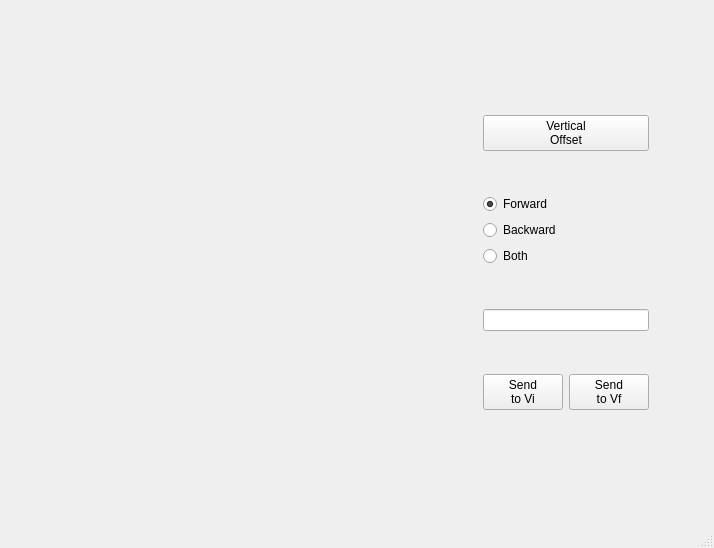
<?xml version="1.0" encoding="UTF-8"?>
<ui version="4.0">
 <class>ForceRampGUI</class>
 <widget class="QMainWindow" name="ForceRampGUI">
  <property name="geometry">
   <rect>
    <x>0</x>
    <y>0</y>
    <width>714</width>
    <height>548</height>
   </rect>
  </property>
  <property name="windowTitle">
   <string>Get Parameters from Force Ramp</string>
  </property>
  <widget class="QWidget" name="centralwidget">
   <layout class="QGridLayout" name="gridLayout">
    <item row="0" column="1">
     <spacer name="verticalSpacer">
      <property name="orientation">
       <enum>Qt::Vertical</enum>
      </property>
      <property name="sizeHint" stdset="0">
       <size>
        <width>20</width>
        <height>48</height>
       </size>
      </property>
     </spacer>
    </item>
    <item row="1" column="0">
     <spacer name="horizontalSpacer_3">
      <property name="orientation">
       <enum>Qt::Horizontal</enum>
      </property>
      <property name="sizeHint" stdset="0">
       <size>
        <width>42</width>
        <height>20</height>
       </size>
      </property>
     </spacer>
    </item>
    <item row="1" column="1" colspan="2">
     <layout class="QHBoxLayout" name="horizontalLayout_2">
      <item>
       <widget class="mplwidget1plot" name="widget" native="true">
        <property name="minimumSize">
         <size>
          <width>371</width>
          <height>371</height>
         </size>
        </property>
       </widget>
      </item>
      <item>
       <spacer name="horizontalSpacer">
        <property name="orientation">
         <enum>Qt::Horizontal</enum>
        </property>
        <property name="sizeHint" stdset="0">
         <size>
          <width>40</width>
          <height>20</height>
         </size>
        </property>
       </spacer>
      </item>
      <item>
       <layout class="QVBoxLayout" name="verticalLayout_2">
        <item>
         <widget class="QPushButton" name="pushButtonGetValue">
          <property name="text">
           <string>Vertical 
Offset</string>
          </property>
         </widget>
        </item>
        <item>
         <layout class="QVBoxLayout" name="verticalLayout">
          <item>
           <widget class="QRadioButton" name="radioButtonForward">
            <property name="text">
             <string>Forward</string>
            </property>
            <property name="checked">
             <bool>true</bool>
            </property>
           </widget>
          </item>
          <item>
           <widget class="QRadioButton" name="radioButtonBackward">
            <property name="text">
             <string>Backward</string>
            </property>
           </widget>
          </item>
          <item>
           <widget class="QRadioButton" name="radioButtonBoth">
            <property name="text">
             <string>Both</string>
            </property>
           </widget>
          </item>
         </layout>
        </item>
        <item>
         <widget class="QLineEdit" name="lineEditValue"/>
        </item>
        <item>
         <layout class="QHBoxLayout" name="horizontalLayout">
          <item>
           <widget class="QPushButton" name="pushButtonSendVi">
            <property name="text">
             <string>Send
to Vi</string>
            </property>
           </widget>
          </item>
          <item>
           <widget class="QPushButton" name="pushButtonSendVi_2">
            <property name="text">
             <string>Send
to Vf</string>
            </property>
           </widget>
          </item>
         </layout>
        </item>
       </layout>
      </item>
     </layout>
    </item>
    <item row="1" column="3">
     <spacer name="horizontalSpacer_2">
      <property name="orientation">
       <enum>Qt::Horizontal</enum>
      </property>
      <property name="sizeHint" stdset="0">
       <size>
        <width>41</width>
        <height>20</height>
       </size>
      </property>
     </spacer>
    </item>
    <item row="2" column="2">
     <spacer name="verticalSpacer_2">
      <property name="orientation">
       <enum>Qt::Vertical</enum>
      </property>
      <property name="sizeHint" stdset="0">
       <size>
        <width>20</width>
        <height>47</height>
       </size>
      </property>
     </spacer>
    </item>
   </layout>
  </widget>
  <widget class="QMenuBar" name="menubar">
   <property name="geometry">
    <rect>
     <x>0</x>
     <y>0</y>
     <width>714</width>
     <height>22</height>
    </rect>
   </property>
  </widget>
  <widget class="QStatusBar" name="statusbar"/>
 </widget>
 <customwidgets>
  <customwidget>
   <class>mplwidget1plot</class>
   <extends>QWidget</extends>
   <header>mplwidget1plot.h</header>
   <container>1</container>
  </customwidget>
 </customwidgets>
 <resources/>
 <connections/>
</ui>
